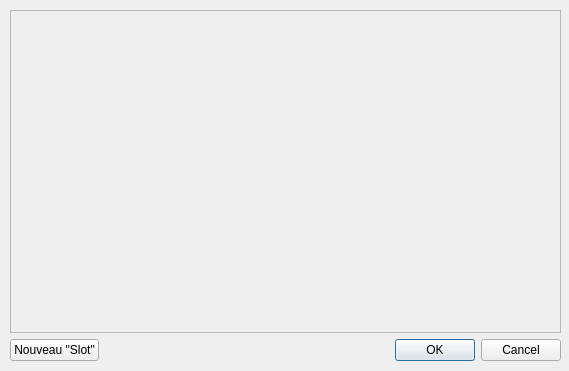
<?xml version="1.0" encoding="UTF-8"?>
<ui version="4.0">
 <class>Dialog</class>
 <widget class="QDialog" name="Dialog">
  <property name="geometry">
   <rect>
    <x>0</x>
    <y>0</y>
    <width>569</width>
    <height>371</height>
   </rect>
  </property>
  <property name="windowTitle">
   <string>LightApp - Mémoires</string>
  </property>
  <widget class="QWidget" name="verticalLayoutWidget_2">
   <property name="geometry">
    <rect>
     <x>10</x>
     <y>10</y>
     <width>551</width>
     <height>351</height>
    </rect>
   </property>
   <layout class="QVBoxLayout" name="verticalLayout">
    <item>
     <widget class="QScrollArea" name="slots_scroller">
      <property name="widgetResizable">
       <bool>true</bool>
      </property>
      <widget class="QWidget" name="scrollAreaWidgetContents">
       <property name="geometry">
        <rect>
         <x>0</x>
         <y>0</y>
         <width>547</width>
         <height>316</height>
        </rect>
       </property>
       <widget class="QWidget" name="verticalLayoutWidget">
        <property name="geometry">
         <rect>
          <x>-1</x>
          <y>-1</y>
          <width>551</width>
          <height>321</height>
         </rect>
        </property>
        <layout class="QVBoxLayout" name="scroller_layout">
         <property name="sizeConstraint">
          <enum>QLayout::SetDefaultConstraint</enum>
         </property>
        </layout>
       </widget>
       <zorder>verticalLayoutWidget</zorder>
       <zorder>btn_add_slot</zorder>
       <zorder>buttonBox</zorder>
       <zorder>btn_add_slot</zorder>
       <zorder>buttonBox</zorder>
       <zorder>btn_add_slot</zorder>
       <zorder>buttonBox</zorder>
       <zorder>horizontalLayoutWidget</zorder>
      </widget>
     </widget>
    </item>
    <item>
     <layout class="QHBoxLayout" name="horizontalLayout">
      <item>
       <widget class="QPushButton" name="btn_add_slot">
        <property name="text">
         <string>Nouveau &quot;Slot&quot;</string>
        </property>
       </widget>
      </item>
      <item>
       <widget class="QDialogButtonBox" name="buttonBox">
        <property name="orientation">
         <enum>Qt::Horizontal</enum>
        </property>
        <property name="standardButtons">
         <set>QDialogButtonBox::Cancel|QDialogButtonBox::Ok</set>
        </property>
       </widget>
      </item>
     </layout>
    </item>
   </layout>
  </widget>
 </widget>
 <resources/>
 <connections>
  <connection>
   <sender>buttonBox</sender>
   <signal>accepted()</signal>
   <receiver>Dialog</receiver>
   <slot>accept()</slot>
   <hints>
    <hint type="sourcelabel">
     <x>248</x>
     <y>254</y>
    </hint>
    <hint type="destinationlabel">
     <x>157</x>
     <y>274</y>
    </hint>
   </hints>
  </connection>
  <connection>
   <sender>buttonBox</sender>
   <signal>rejected()</signal>
   <receiver>Dialog</receiver>
   <slot>reject()</slot>
   <hints>
    <hint type="sourcelabel">
     <x>316</x>
     <y>260</y>
    </hint>
    <hint type="destinationlabel">
     <x>286</x>
     <y>274</y>
    </hint>
   </hints>
  </connection>
 </connections>
</ui>
